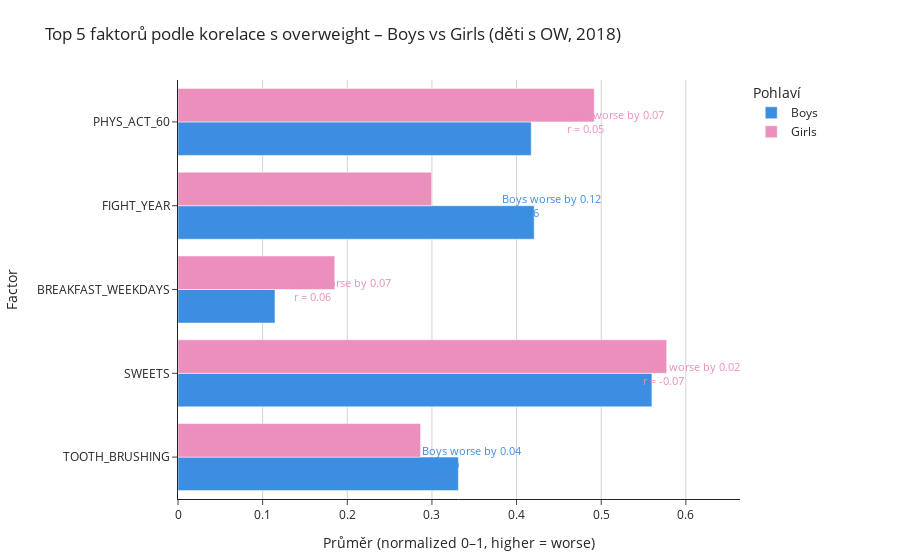

Notebook cell for this chart:
### Code cell
# -------------------------------------------------
# 1) Jen OW děti 2018
# -------------------------------------------------
df_ow_2018 = df_2018_norm[df_2018_norm["OVERWEIGHT"] == 1].copy()

# průměry podle pohlaví pro všechny faktory
boys_means  = df_ow_2018[df_ow_2018["SEX"] == 1][list_columns].mean()
girls_means = df_ow_2018[df_ow_2018["SEX"] == 2][list_columns].mean()

# -------------------------------------------------
# 2) TOP 5 podle |korelace| – ať jsou hezky seřazené
# -------------------------------------------------
factor_order = (
    corr_series.loc[top5_corr]
    .abs()
    .sort_values(ascending=False)
    .index
    .tolist()
)

# připravit tabulku pro plot
plot_rows = []
for f in factor_order:
    b = boys_means[f]
    g = girls_means[f]
    gap = g - b
    r   = corr_series[f]
    plot_rows.append({"FACTOR": f, "SEX": "Boys",  "VALUE": b, "GAP": gap, "R": r})
    plot_rows.append({"FACTOR": f, "SEX": "Girls", "VALUE": g, "GAP": gap, "R": r})

df_plot = pd.DataFrame(plot_rows)

# aby se to kreslilo ve správném pořadí
df_plot["FACTOR"] = pd.Categorical(df_plot["FACTOR"], categories=factor_order, ordered=True)

# -------------------------------------------------
# 3) Vytvoření grouped horizontal bar chartu
# -------------------------------------------------
colors = {"Boys": "#3b8ee1", "Girls": "#eb8fbd"}

fig2 = go.Figure()

# bary pro Boys
df_boys = df_plot[df_plot["SEX"] == "Boys"]
fig2.add_bar(
    x=df_boys["VALUE"],
    y=df_boys["FACTOR"],
    name="Boys",
    orientation="h",
    marker=dict(color=colors["Boys"]),
)

# bary pro Girls
df_girls = df_plot[df_plot["SEX"] == "Girls"]
fig2.add_bar(
    x=df_girls["VALUE"],
    y=df_girls["FACTOR"],
    name="Girls",
    orientation="h",
    marker=dict(color=colors["Girls"]),
)

fig2.update_layout(
    barmode="group",
    title="Top 5 faktorů podle korelace s overweight – Boys vs Girls (děti s OW, 2018)",
    xaxis_title="Průměr (normalized 0–1, higher = worse)",
    yaxis_title="Factor",
    legend_title="Pohlaví",
    template="simple_white",
    margin=dict(l=160, r=160, t=80, b=60),
)

# vertikální nula (jen vizuální kotva)
fig2.update_xaxes(
    range=[0, max(df_plot["VALUE"]) * 1.15],
    showgrid=True,
    gridcolor="lightgrey",
    zeroline=False,
)

# -------------------------------------------------
# 4) Anotace: rozdíl Girls−Boys + korelace r
# -------------------------------------------------
# vezmeme jen 1 řádek na faktor (vzít třeba Girls)
df_annot = (
    df_plot
    .groupby("FACTOR")
    .agg({
        "GAP": "first",   # Girls − Boys
        "R": "first",
        "VALUE": "max"    # maximální bar pro posun textu
    })
    .reset_index()
)

for _, row in df_annot.iterrows():
    f = row["FACTOR"]
    gap = row["GAP"]
    r   = row["R"]
    xmax = row["VALUE"]

    # text gapu – kdo je horší
    if gap > 0:
        gap_text = f"Girls worse by {gap:.2f}"
        gap_color = colors["Girls"]
    elif gap < 0:
        gap_text = f"Boys worse by {abs(gap):.2f}"
        gap_color = colors["Boys"]
    else:
        gap_text = "No difference"
        gap_color = "grey"

    # anotace vpravo od barů
    fig2.add_annotation(
        x=xmax * 1.05,
        y=f,
        text=f"{gap_text}<br>r = {r:.2f}",
        showarrow=False,
        font=dict(size=11, color=gap_color),
        align="left"
    )

fig2.show()

### Figure 1 — Plotly figure (JSON) as saved in the notebook; plotly's stock layout.template omitted (floating-point values rounded to 4 significant figures)
{"data": [{"marker": {"color": "#3b8ee1"}, "name": "Boys", "orientation": "h", "type": "bar", "x": [0.3312, 0.5599, 0.1146, 0.4208, 0.4173], "y": ["TOOTH_BRUSHING", "SWEETS", "BREAKFAST_WEEKDAYS", "FIGHT_YEAR", "PHYS_ACT_60"]}, {"marker": {"color": "#eb8fbd"}, "name": "Girls", "orientation": "h", "type": "bar", "x": [0.2866, 0.5774, 0.1852, 0.2997, 0.4918], "y": ["TOOTH_BRUSHING", "SWEETS", "BREAKFAST_WEEKDAYS", "FIGHT_YEAR", "PHYS_ACT_60"]}], "layout": {"annotations": [{"align": "left", "font": {"color": "#3b8ee1", "size": 11}, "showarrow": false, "text": "Boys worse by 0.04<br>r = 0.10", "x": 0.3478, "y": "TOOTH_BRUSHING"}, {"align": "left", "font": {"color": "#eb8fbd", "size": 11}, "showarrow": false, "text": "Girls worse by 0.02<br>r = -0.07", "x": 0.6062, "y": "SWEETS"}, {"align": "left", "font": {"color": "#eb8fbd", "size": 11}, "showarrow": false, "text": "Girls worse by 0.07<br>r = 0.06", "x": 0.1945, "y": "BREAKFAST_WEEKDAYS"}, {"align": "left", "font": {"color": "#3b8ee1", "size": 11}, "showarrow": false, "text": "Boys worse by 0.12<br>r = 0.06", "x": 0.4418, "y": "FIGHT_YEAR"}, {"align": "left", "font": {"color": "#eb8fbd", "size": 11}, "showarrow": false, "text": "Girls worse by 0.07<br>r = 0.05", "x": 0.5164, "y": "PHYS_ACT_60"}], "barmode": "group", "legend": {"title": {"text": "Pohlaví"}}, "margin": {"b": 60, "l": 160, "r": 160, "t": 80}, "title": {"text": "Top 5 faktorů podle korelace s overweight – Boys vs Girls (děti s OW, 2018)"}, "xaxis": {"gridcolor": "lightgrey", "range": [0, 0.664], "showgrid": true, "title": {"text": "Průměr (normalized 0–1, higher = worse)"}, "zeroline": false}, "yaxis": {"title": {"text": "Factor"}}}}
